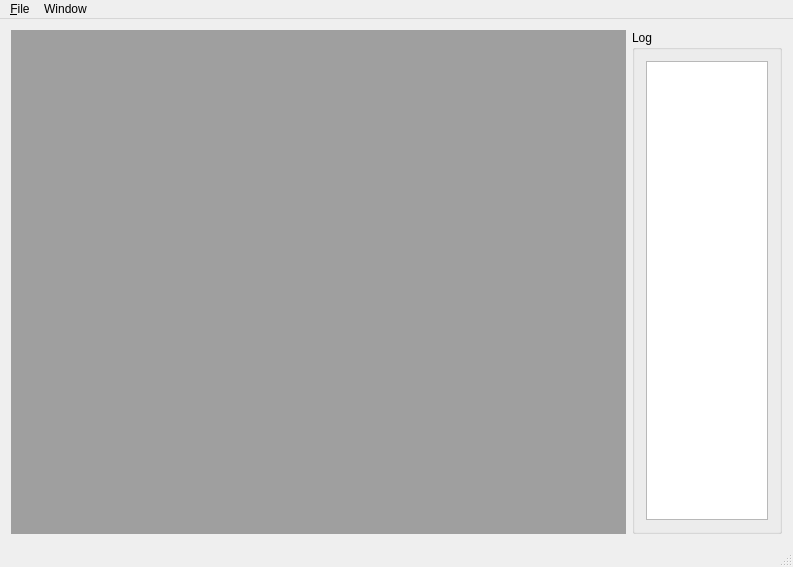
<?xml version="1.0" encoding="UTF-8"?>
<ui version="4.0">
 <class>mainFom</class>
 <widget class="QMainWindow" name="mainFom">
  <property name="geometry">
   <rect>
    <x>0</x>
    <y>0</y>
    <width>793</width>
    <height>567</height>
   </rect>
  </property>
  <property name="windowTitle">
   <string>Torsional Vibration Analisys</string>
  </property>
  <widget class="QWidget" name="centralWidget">
   <layout class="QHBoxLayout" name="horizontalLayout">
    <item>
     <widget class="QMdiArea" name="mdiArea"/>
    </item>
    <item>
     <widget class="QGroupBox" name="groupBox">
      <property name="sizePolicy">
       <sizepolicy hsizetype="Fixed" vsizetype="Preferred">
        <horstretch>0</horstretch>
        <verstretch>0</verstretch>
       </sizepolicy>
      </property>
      <property name="maximumSize">
       <size>
        <width>150</width>
        <height>16777215</height>
       </size>
      </property>
      <property name="title">
       <string>Log</string>
      </property>
      <layout class="QVBoxLayout" name="verticalLayout">
       <item>
        <widget class="QPlainTextEdit" name="plainTextEdit">
         <property name="sizePolicy">
          <sizepolicy hsizetype="Fixed" vsizetype="Preferred">
           <horstretch>0</horstretch>
           <verstretch>0</verstretch>
          </sizepolicy>
         </property>
         <property name="readOnly">
          <bool>true</bool>
         </property>
        </widget>
       </item>
      </layout>
     </widget>
    </item>
   </layout>
  </widget>
  <widget class="QMenuBar" name="menuBar">
   <property name="geometry">
    <rect>
     <x>0</x>
     <y>0</y>
     <width>793</width>
     <height>21</height>
    </rect>
   </property>
   <widget class="QMenu" name="menuFile">
    <property name="title">
     <string>&amp;File</string>
    </property>
    <addaction name="actionNew"/>
    <addaction name="actionOpen"/>
    <addaction name="separator"/>
    <addaction name="actionSave"/>
    <addaction name="actionSaveAs"/>
    <addaction name="separator"/>
    <addaction name="actionClose"/>
    <addaction name="separator"/>
    <addaction name="actionExit"/>
   </widget>
   <widget class="QMenu" name="windowMenu">
    <property name="title">
     <string>Window</string>
    </property>
   </widget>
   <addaction name="menuFile"/>
   <addaction name="windowMenu"/>
  </widget>
  <widget class="QStatusBar" name="statusBar"/>
  <action name="actionNew">
   <property name="text">
    <string>&amp;New</string>
   </property>
  </action>
  <action name="actionOpen">
   <property name="text">
    <string>Open...</string>
   </property>
  </action>
  <action name="actionSave">
   <property name="text">
    <string>Save</string>
   </property>
  </action>
  <action name="actionSaveAs">
   <property name="text">
    <string>SaveAs...</string>
   </property>
  </action>
  <action name="actionClose">
   <property name="text">
    <string>Close</string>
   </property>
  </action>
  <action name="actionExit">
   <property name="text">
    <string>Exit</string>
   </property>
  </action>
 </widget>
 <layoutdefault spacing="6" margin="11"/>
 <resources/>
 <connections/>
</ui>
